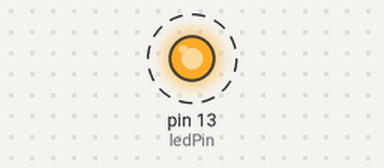
A sketch run on a simulated Arduino Uno, built with avr-gcc and run on an emulated ATmega328P. On the bench: output pins drawn as LEDs (lit = HIGH). Dashed ring = blinking.

Above: at 0.5 s.
Timing chart, 0 to 3.5 s (numbered marks = the images above):
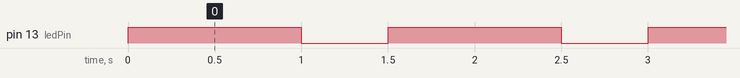

The sketch:

duinotech_christmas_tree.ino
```cpp
/*
  Kit project constructed from following project...
  https://www.jaycar.com.au/medias/sys_master/images/images/9487482093598/XC3754-manualMain.pdf
*/
const int delayOff = 500;
const int delayOn  = 1000;
const int ledPin   = 13; // DIO pin slected to use use

void setup() {
  pinMode(ledPin, OUTPUT);
}

void loop() {
  digitalWrite(ledPin, HIGH);
  delay(delayOn);
  digitalWrite(ledPin, LOW);
  delay(delayOff);
}
```

Measured:
- by itself, pin 13 (ledPin): alternates HIGH for 1.0 s and LOW for 0.50 s
